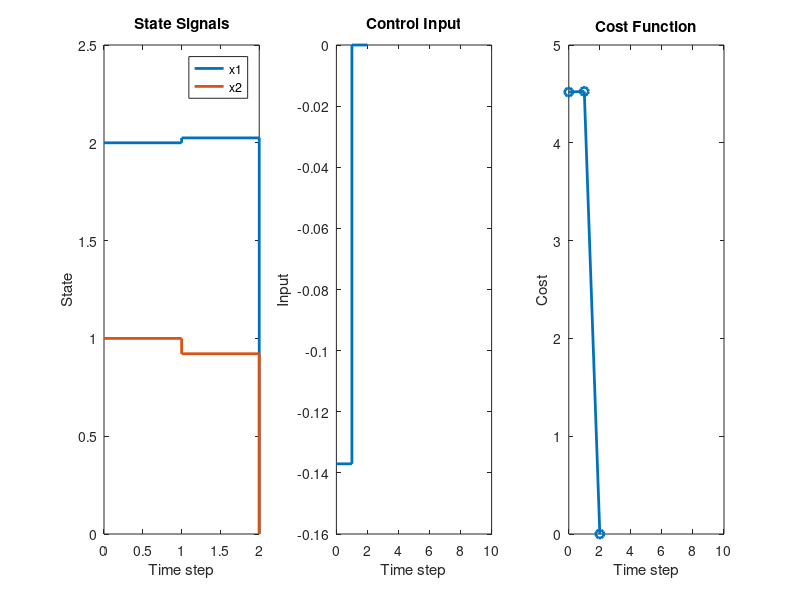

The MATLAB script that drew this image: (Note: this script raises an error after producing the figure.)
% Define the system matrices
A = [0.9863, 0.0528; -0.1189, 1.1680];
B = [0.0024; 0.0628];

% Define the horizon and initial condition
N = 2;  % horizon for the dynamic programming
x0 = [2; 1];  % initial condition of the system

% Initialize arrays to store the optimal inputs and states
u_optimal = zeros(size(B, 2), N + 1);
x_optimal = zeros(size(A, 1), N + 1);
x_optimal(:, 1) = x0;

% Cost function parameters
Q = [1, 0; 0, 0.5];
R = 1;
Qf = [0, 0; 0, 1];  % Terminal cost matrix for (x1(3))^2

% Dynamic programming
P = zeros(size(A, 1), size(A, 1), N + 1);
P(:, :, N + 1) = Qf;
for k = N:-1:1
    % Calculate the gain matrix
    K = inv(B' * P(:, :, k + 1) * B + R) * (B' * P(:, :, k + 1) * A);
    u_optimal(:, k + 1) = -K * x_optimal(:, k + 1);
    P(:, :, k) = Q + A' * P(:, :, k + 1) * A - A' * P(:, :, k + 1) * B * K;
    x_optimal(:, k + 1) = A * x_optimal(:, k + 1) + B * u_optimal(:, k + 1);
end

% Calculate the optimal input for k=0
K = inv(B' * P(:, :, 1) * B + R) * (B' * P(:, :, 1) * A);
u_optimal(:, 1) = -K * x_optimal(:, 1);

% Update state for k=0
x_optimal(:, 2) = A * x_optimal(:, 1) + B * u_optimal(:, 1);

% Calculate the cost for each time step
J_k = zeros(1, N + 1);
for k = 1:N + 1
    J_k(k) = (x_optimal(1, k))^2 + 0.5 * (x_optimal(2, k))^2 + (u_optimal(1, k))^2;
end

% Plot the system state signal, control input, and cost
figure;

% Plot state signals
subplot(1, 3, 1);
stairs(0:N, x_optimal(1, :), 'LineWidth', 2, 'DisplayName', 'x1');
hold on;
stairs(0:N, x_optimal(2, :), 'LineWidth', 2, 'DisplayName', 'x2');
title('State Signals');
xlabel('Time step');
ylabel('State');
legend;

% Plot control input
subplot(1, 3, 2);
stairs(0:N, u_optimal(1, :), 'LineWidth', 2);
title('Control Input');
xlabel('Time step');
ylabel('Input');
xlim([0, 10]);  % Set x-axis range

% Plot cost
subplot(1, 3, 3);
plot(0:N, J_k, 'o-', 'LineWidth', 2);
title('Cost Function');
xlabel('Time step');
ylabel('Cost');
xlim([0, 10]);  % Set x-axis range

sgtitle('Optimal Control with Dynamic Programming');
